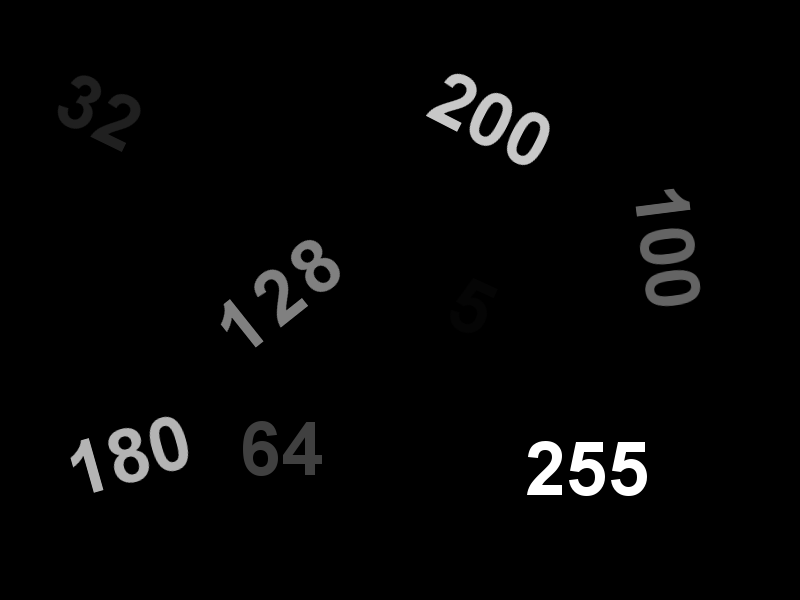
#> input picture threshold.png, 800 x 600 px
$ python '#9.10_Image_BinaryInv.py'
#> lines starting #> are read from the running program, lines starting #| are printed output that depends on the picture; after the words box and inside, x2 and y2 are one past the last pixel; in counts of white or black regions, pixels touching at a corner belong together
import cv2

'''Inverse Binary Thresholding'''
#Read image
image = cv2.imread('threshold.png', cv2.IMREAD_GRAYSCALE)
#> image is the input picture: shape (600, 800); min 0, max 255, mean 6.1

#Set threshold and maxValue
thresh = 127
maxValue = 255

# #Threshold rule (still don't get this!)
# if image(x,y) > thresh:
#     dst(x,y) = maxValue
# else:
#     dst(x,y) = 0

# Basic threshold example
th, dst = cv2.threshold(image, thresh, maxValue, cv2.THRESH_BINARY_INV)
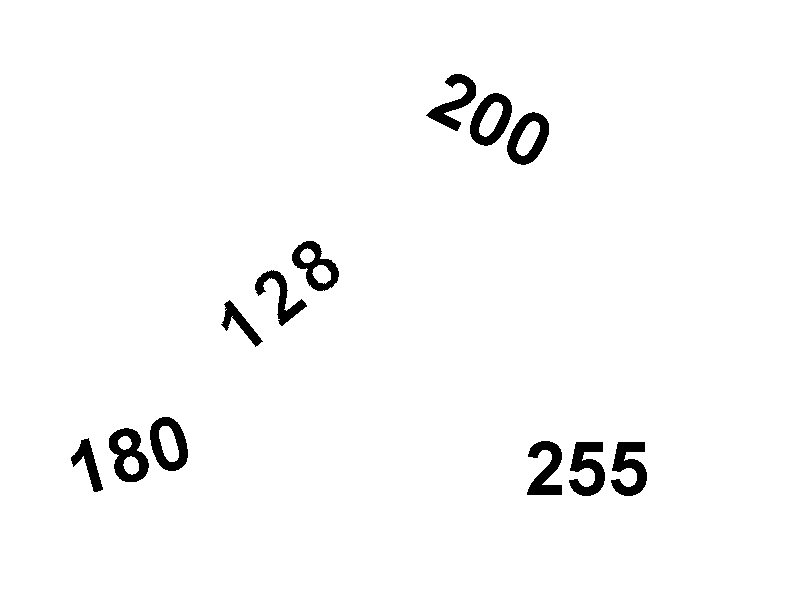
#> dst: shape (600, 800); 97.6% white; 12 black regions, largest, box (x1, y1, x2, y2) and area: (109, 428, 149, 482) 1152, (569, 442, 605, 496) 1125, (611, 442, 647, 496) 1125
#> th = 127

cv2.imshow('Thresholding', th)
cv2.imshow('Thresholding', dst)

cv2.waitKey(0)
cv2.imwrite("binary-inv-threshold.jpg", dst)
cv2.destroyAllWindows()
